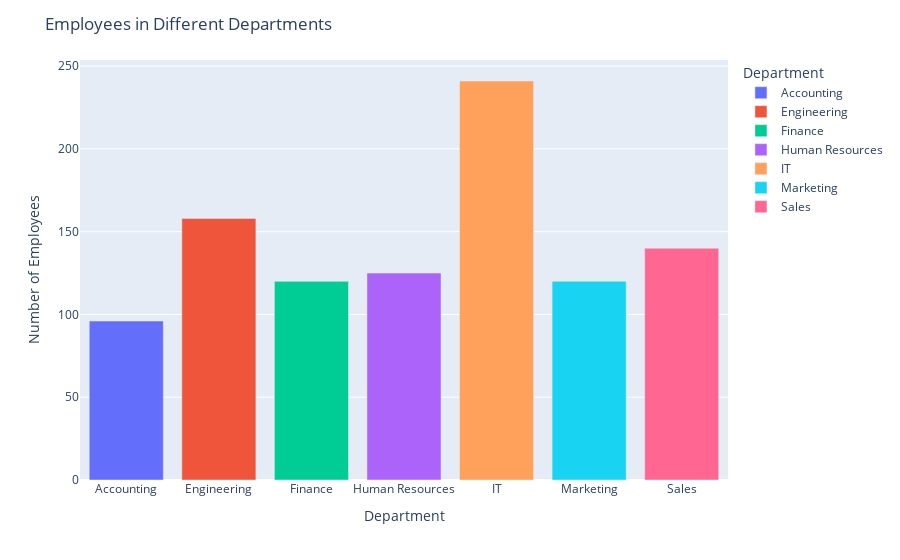

Notebook code for this chart:
### Code cell
import plotly.express as px

# Selecting relevant columns for the graph
df_selected = df[['Department', 'Full Name']].copy()

# Grouping data by department and counting the number of employees in each department
df_grouped = df_selected.groupby('Department').count().reset_index()

# Creating the bar graph
fig = px.bar(df_grouped, x='Department', y='Full Name', color='Department')

# Adding labels and title to the graph
fig.update_layout(
    xaxis_title='Department',
    yaxis_title='Number of Employees',
    title='Employees in Different Departments'
)

# Saving the graph as html file
fig.show()

### Figure 1 — Plotly figure (JSON) as saved in the notebook; plotly's stock layout.template omitted (floating-point values rounded to 4 significant figures)
{"data": [{"alignmentgroup": "True", "hovertemplate": "Department=%{x}<br>Full Name=%{y}<extra></extra>", "legendgroup": "Accounting", "marker": {"color": "#636efa", "pattern": {"shape": ""}}, "name": "Accounting", "offsetgroup": "Accounting", "orientation": "v", "showlegend": true, "textposition": "auto", "type": "bar", "x": ["Accounting"], "xaxis": "x", "y": [96], "yaxis": "y"}, {"alignmentgroup": "True", "hovertemplate": "Department=%{x}<br>Full Name=%{y}<extra></extra>", "legendgroup": "Engineering", "marker": {"color": "#EF553B", "pattern": {"shape": ""}}, "name": "Engineering", "offsetgroup": "Engineering", "orientation": "v", "showlegend": true, "textposition": "auto", "type": "bar", "x": ["Engineering"], "xaxis": "x", "y": [158], "yaxis": "y"}, {"alignmentgroup": "True", "hovertemplate": "Department=%{x}<br>Full Name=%{y}<extra></extra>", "legendgroup": "Finance", "marker": {"color": "#00cc96", "pattern": {"shape": ""}}, "name": "Finance", "offsetgroup": "Finance", "orientation": "v", "showlegend": true, "textposition": "auto", "type": "bar", "x": ["Finance"], "xaxis": "x", "y": [120], "yaxis": "y"}, {"alignmentgroup": "True", "hovertemplate": "Department=%{x}<br>Full Name=%{y}<extra></extra>", "legendgroup": "Human Resources", "marker": {"color": "#ab63fa", "pattern": {"shape": ""}}, "name": "Human Resources", "offsetgroup": "Human Resources", "orientation": "v", "showlegend": true, "textposition": "auto", "type": "bar", "x": ["Human Resources"], "xaxis": "x", "y": [125], "yaxis": "y"}, {"alignmentgroup": "True", "hovertemplate": "Department=%{x}<br>Full Name=%{y}<extra></extra>", "legendgroup": "IT", "marker": {"color": "#FFA15A", "pattern": {"shape": ""}}, "name": "IT", "offsetgroup": "IT", "orientation": "v", "showlegend": true, "textposition": "auto", "type": "bar", "x": ["IT"], "xaxis": "x", "y": [241], "yaxis": "y"}, {"alignmentgroup": "True", "hovertemplate": "Department=%{x}<br>Full Name=%{y}<extra></extra>", "legendgroup": "Marketing", "marker": {"color": "#19d3f3", "pattern": {"shape": ""}}, "name": "Marketing", "offsetgroup": "Marketing", "orientation": "v", "showlegend": true, "textposition": "auto", "type": "bar", "x": ["Marketing"], "xaxis": "x", "y": [120], "yaxis": "y"}, {"alignmentgroup": "True", "hovertemplate": "Department=%{x}<br>Full Name=%{y}<extra></extra>", "legendgroup": "Sales", "marker": {"color": "#FF6692", "pattern": {"shape": ""}}, "name": "Sales", "offsetgroup": "Sales", "orientation": "v", "showlegend": true, "textposition": "auto", "type": "bar", "x": ["Sales"], "xaxis": "x", "y": [140], "yaxis": "y"}], "layout": {"barmode": "relative", "legend": {"title": {"text": "Department"}, "tracegroupgap": 0}, "margin": {"t": 60}, "title": {"text": "Employees in Different Departments"}, "xaxis": {"anchor": "y", "categoryarray": ["Accounting", "Engineering", "Finance", "Human Resources", "IT", "Marketing", "Sales"], "categoryorder": "array", "domain": [0, 1], "title": {"text": "Department"}}, "yaxis": {"anchor": "x", "domain": [0, 1], "title": {"text": "Number of Employees"}}}}
